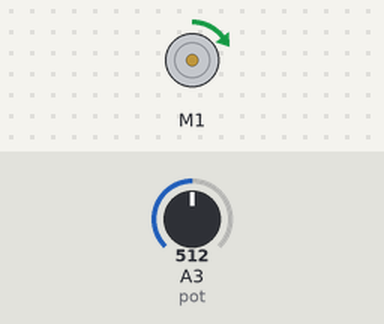
A sketch run on a simulated Arduino Uno, built with avr-gcc and run on an emulated ATmega328P. On the bench: DC motor (green arrow = forward, orange = backward, longer = faster). The test bench sets the inputs (shaded band); at power-on: A3 (pot) = 512.

Above: at 1.2 s.
1.3 s: A3 (pot) set to 716
At 2.4 s:
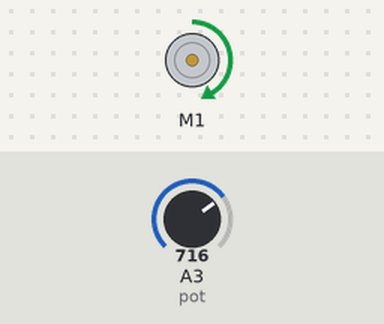
2.8 s: A3 (pot) set to 900
At 3.5 s:
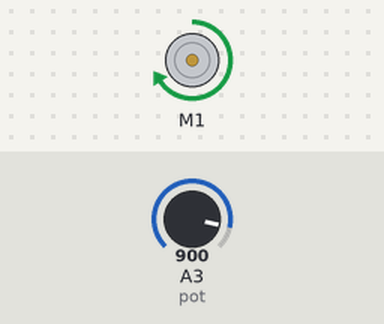
4.3 s: A3 (pot) set to 306
At 4.6 s:
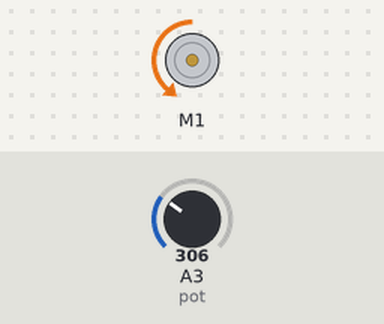
5.8 s: A3 (pot) set to 122
At 7.0 s:
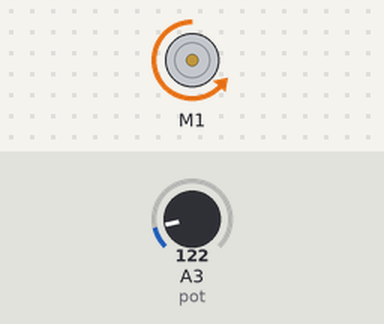
7.3 s: A3 (pot) set to 0
At 8.1 s:
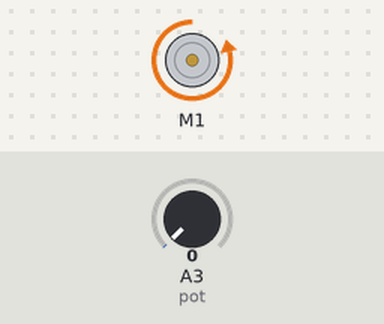
8.8 s: A3 (pot) set to 511
At 9.3 s:
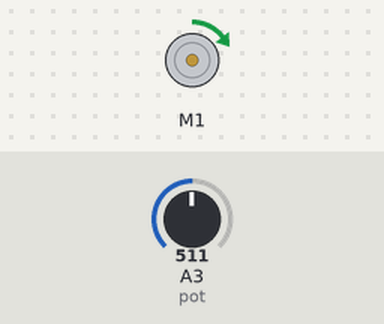
Timing chart, 0 to 11.3 s (numbered marks = the images above; inputs shaded):
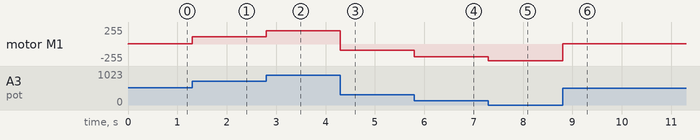

The sketch:

arduino_code.ino
```cpp
// Arduino code for motor control.
// Created by David Zhu and Jack Fan.

// Packages.
#include <Wire.h>
#include <Adafruit_MotorShield.h>
#include "utility/Adafruit_PWMServoDriver.h"


// Definitions.

// Create the motor shield object with the default I2C address
Adafruit_MotorShield AFMS = Adafruit_MotorShield();
// Or, create it with a different I2C address (say for stacking)
// Adafruit_MotorShield AFMS = Adafruit_MotorShield(0x61);

// Select which 'port' M1, M2, M3 or M4. In this case, M1
Adafruit_DCMotor *myMotor = AFMS.getMotor(1);
// You can also make another motor on port M2
//Adafruit_DCMotor *myOtherMotor = AFMS.getMotor(2);

int pot = A3;
int pot_reading;
int pot_pos;
int final = 500;
float error;
float porp = 2.0;
float d1 = 0;
float d2 = 0;
float diff = 0;
float coefficient_diff = 1.0;

void setup() {
  Serial.begin(9600);
  pinMode(pot, INPUT);
  AFMS.begin();  // create with the default frequency 1.6KHz
}

void loop() {
  pot_reading = analogRead(pot);
  error = pot_reading - final;
  d1 = d2;
  d2 = error;
  diff = d2 - d1;
  diff = coefficient_diff * diff;
  // pot_pos = map(pot_reading,0,1024,0,255);
  error = map(error,0,1024,0,255);
  error = error * porp ;//+ diff;
  if (error >= 0) {
    myMotor->setSpeed(error);
    myMotor->run(FORWARD);
  }
  else {
    myMotor->setSpeed(-error);
    myMotor->run(BACKWARD);
  }
}
```

Measured:
- after the input at 1.3 s, motor M1: forward 4/255 → forward 106/255 at once
- after the input at 2.8 s, motor M1: forward 106/255 → forward 198/255 at once
- after the input at 4.3 s, motor M1: forward 198/255 → backward 96/255 at once
- after the input at 5.8 s, motor M1: backward 96/255 → backward 188/255 at once
- after the input at 7.3 s, motor M1: backward 188/255 → backward 248/255 at once
- after the input at 8.8 s, motor M1: backward 248/255 → forward 4/255 at once
